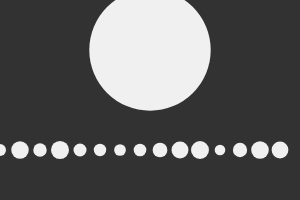
Frame 1 (no input)
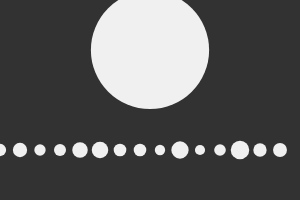
Frame 60 (no input)
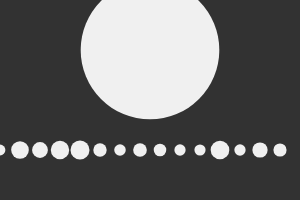
Frame 120 (the mouse pressed at the canvas centre since frame 60)

The p5.js sketch that drew these frames (run headless with seeded random() and noise() and a simulated clock; from frame 60 on, the mouse is pressed at the canvas centre):

// p5.js sketch
// ── sketch.js
// require https://cdn.jsdelivr.net/npm/p5@1.4.0/lib/p5.js

var amplitude_slider;

function setup() {
  createCanvas(300, 200);

  fill(240);
  noStroke();
  ellipseMode(CENTER);

  createP("Amplitude");
  amplitude_slider = createSlider(0, 100, 100);
  seed_checkbox = createCheckbox("Seed Random", false);
}

function draw() {
  background(50);

  if (seed_checkbox.checked()) {
    randomSeed(1);
  }

  var amplitude = amplitude_slider.value();

  // draw a pulsing circle at the top
  var w = 50 + random(0, 1) * amplitude;
  ellipse(width * 0.5, height * 0.25, w, w);

  // draw a line of ellipses with varying size
  for (var x = 0; x < width; x += 20) {
    var w = 10 + random(0, 0.1) * amplitude;
    ellipse(x, height * 0.75, w, w);
  }
}
